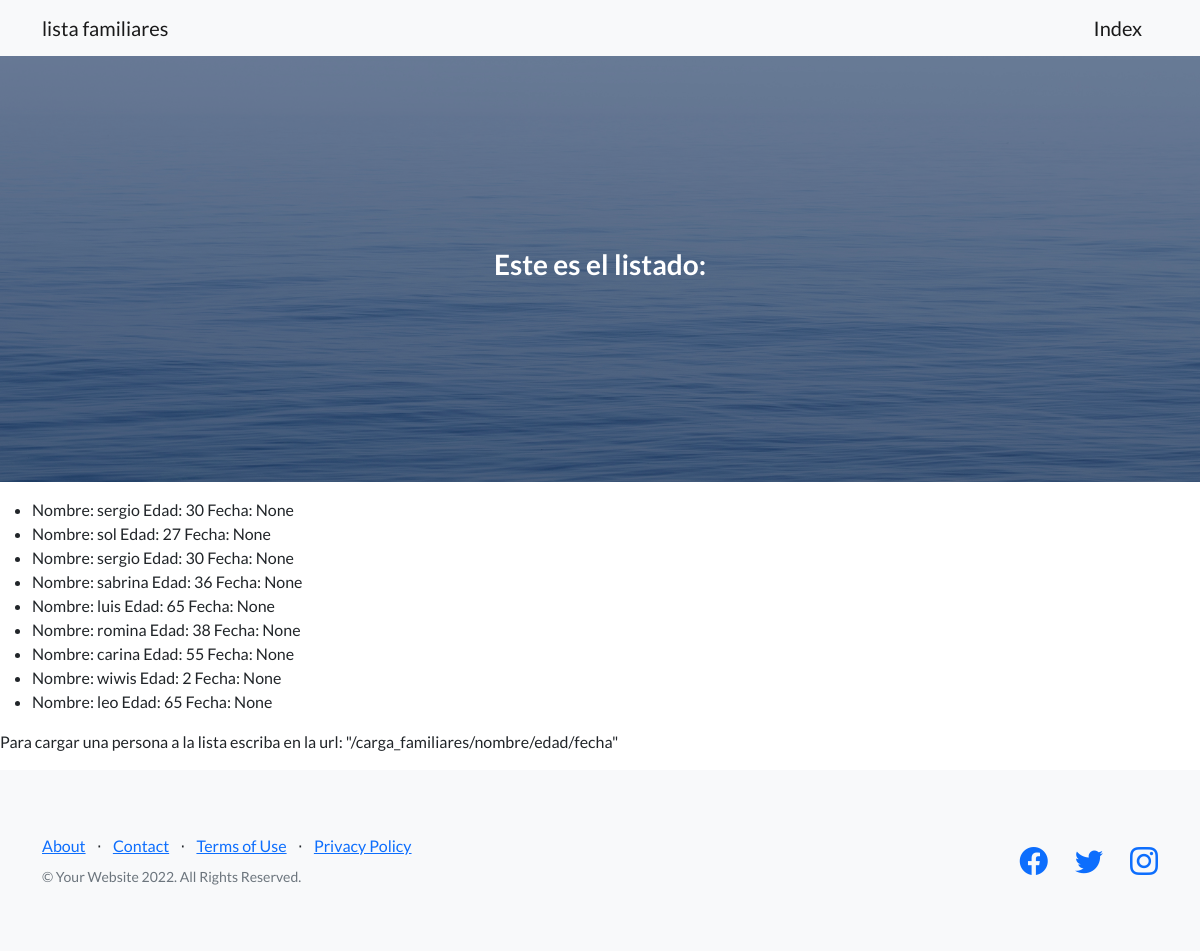
The page /lista_familiares/ on the database as committed earlier.
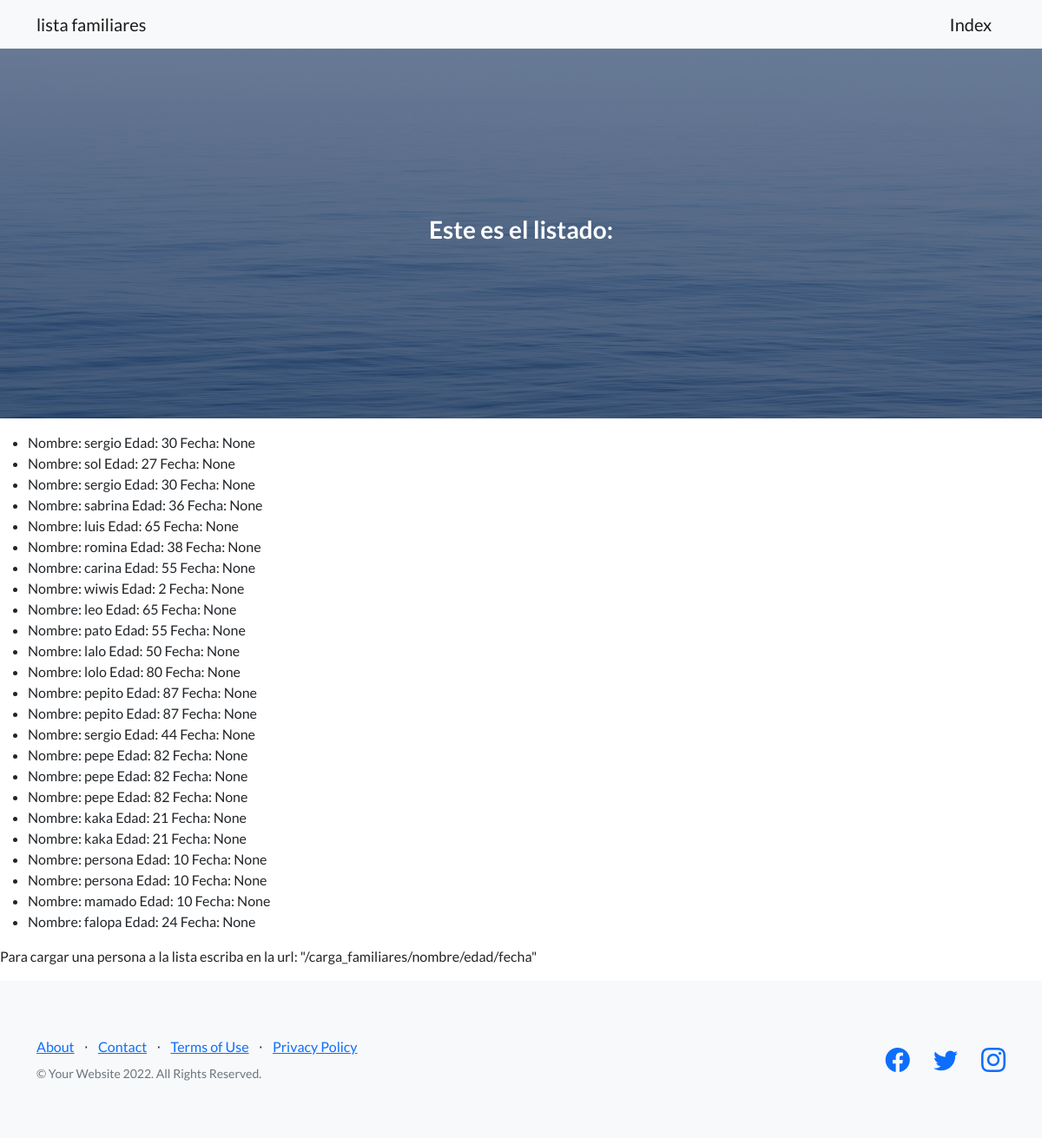
The same page on the database as committed later.
### primerasVistas/models.py (models this page shows)
class Persona (models.Model):
    nombre=models.CharField(max_length=30)
    edad=models.IntegerField()
    fecha=models.DateField(null=True)

### primerasVistas/views.py (the view)
# urls.py: path('lista_familiares/',lista_familiares, name="lista_familiares"),
def lista_familiares(request):
    template= loader.get_template("lista_familiares.html",)
    lista_familiares=Persona.objects.all()
    render= template.render({"lista_familiares":lista_familiares})
    return HttpResponse(render)

### templates/lista_familiares.html (shortened to what this page needs)
{% extends 'base.html' %}
{% block texto_h3 %}
<h3>Este es el listado:</ht>
{% endblock texto_h3 %}
{% block instrucciones %}
<p>
    <ul>
        {% for persona in lista_familiares %}
        <li>Nombre: {{persona.nombre}} Edad: {{persona.edad}} Fecha: {{persona.fecha}}  </li>
        {% endfor %}
    </ul>
</p>
<p>Para cargar  una persona a la lista escriba en la url: "/carga_familiares/nombre/edad/fecha"</p>
{% endblock instrucciones %}

Rows that differ between the two databases and show on the page:
added Persona: nombre "pato", edad "55", fecha "None"
added Persona: nombre "lalo", edad "50", fecha "None"
added Persona: nombre "lolo", edad "80", fecha "None"
added Persona: nombre "pepito", edad "87", fecha "None"
added Persona: nombre "pepito", edad "87", fecha "None"
added Persona: nombre "sergio", edad "44", fecha "None"
added Persona: nombre "pepe", edad "82", fecha "None"
added Persona: nombre "pepe", edad "82", fecha "None"
added Persona: nombre "pepe", edad "82", fecha "None"
added Persona: nombre "kaka", edad "21", fecha "None"
added Persona: nombre "kaka", edad "21", fecha "None"
added Persona: nombre "persona", edad "10", fecha "None"
added Persona: nombre "persona", edad "10", fecha "None"
added Persona: nombre "mamado", edad "10", fecha "None"
added Persona: nombre "falopa", edad "24", fecha "None"
